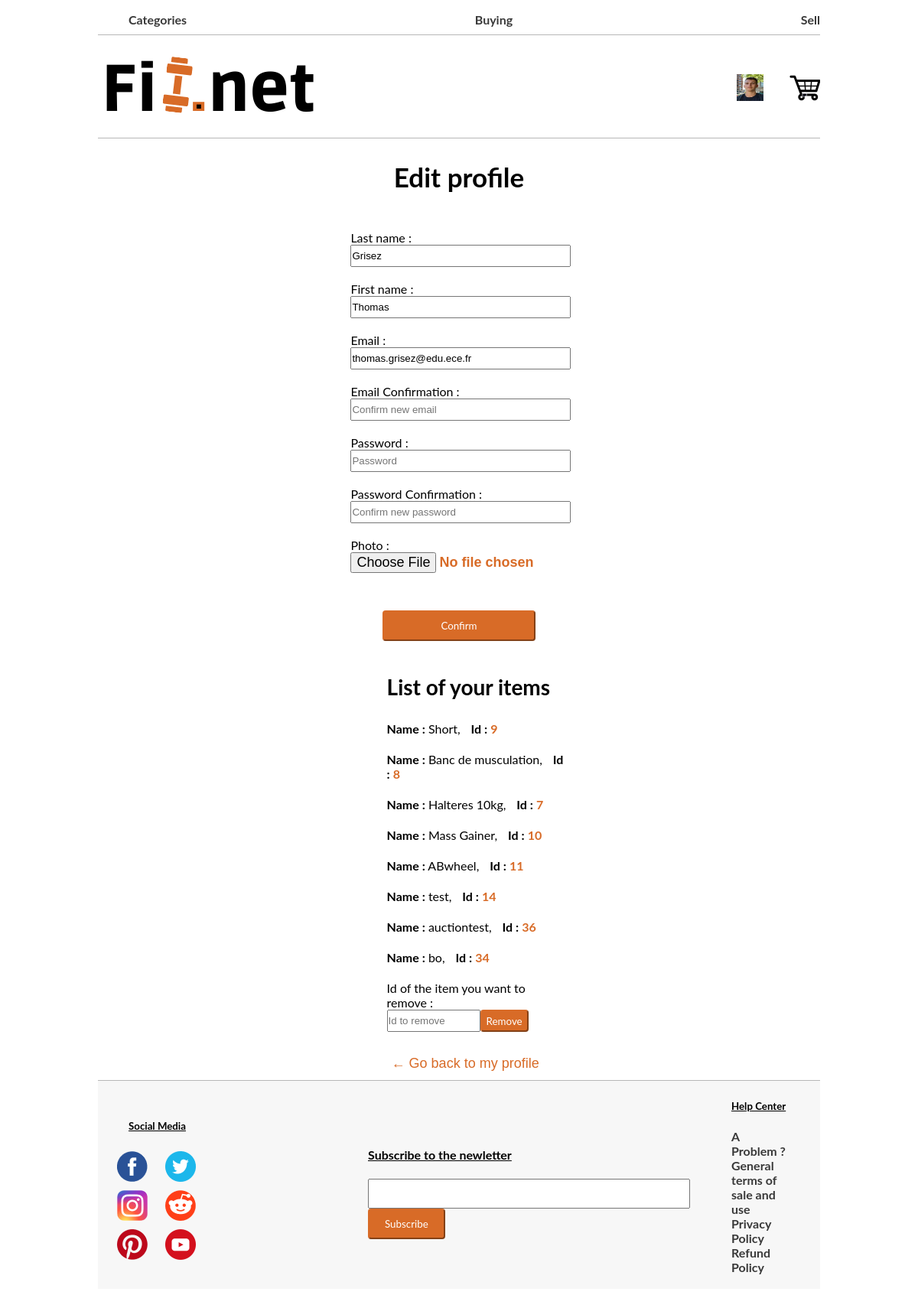
The page /PHP/editSeller.php (signed in) on the database as committed earlier.
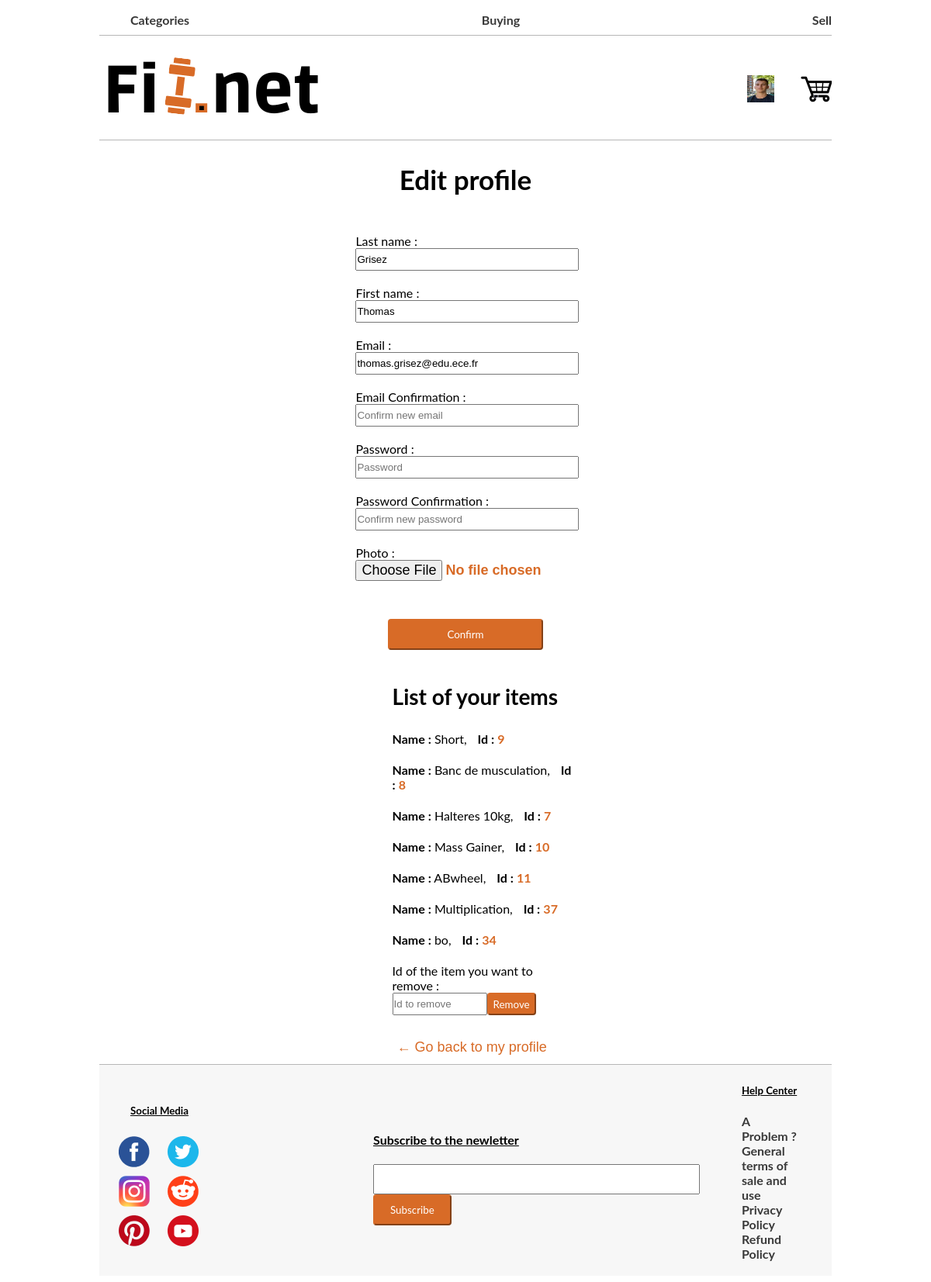
The same page on the database as committed later.
### tables this page shows
CREATE TABLE IF NOT EXISTS `items` (
  `id` int(11) NOT NULL AUTO_INCREMENT,
  `name` text NOT NULL,
  `description` text NOT NULL,
  `price` int(11) NOT NULL,
  `category` text NOT NULL,
  `photo1` text NOT NULL,
  `photo2` text NOT NULL,
  `photo3` text NOT NULL,
  `video` text NOT NULL,
  `quantity` int(11) NOT NULL,
  `type_of_selling` text NOT NULL,
  `id_seller` int(11) NOT NULL,
  PRIMARY KEY (`id`)
);

### PHP/editSeller.php (the view, shortened to what this page needs)
 <!DOCTYPE html>
<html>
<head>
</head>
<body>
    <?php include 'header.php'?>
    <?php
    $mysqli = new mysqli('127.0.0.1','root', '', 'fitnet', NULL) or die("Connect failed");
    $idseller = $_SESSION['id']."-%";
    $allProducts = array();
    $resultProducts = $mysqli->query("SELECT `id`,`name`,`photo1`,`photo2`,`photo3` FROM `items` WHERE `photo1` LIKE '$idseller'");
    if($resultProducts->num_rows > 0){
        while($row = $resultProducts->fetch_assoc()) {
            $product=array($row["id"],$row["name"],$row["photo1"],$row["photo2"],$row["photo3"]);
            $allProducts[]=$product;
        }
    }
    ?>
    <div class="profile"  align="center">
        <h2 style="font-size : 35px;">Edit profile</h2>
        <form action="" method="post" enctype="multipart/form-data">
            <div class="profile_information_change">
                <div class="form_part_of_profile_information" id="last_name_profile_information_bloc" align="left">
                    <label for="newlname">Last name :</label>
                    <input class="text_label_for_modify_profile" type="text" name="newlname" id="newlname" placeholder="Last name" value=<?=$_SESSION['lname']?>>
                </div>
                <br>
                <div class="form_part_of_profile_information" id="first_name_profile_information_bloc" align="left">
                    <label for="newfname">First name :</label>
                    <input class="text_label_for_modify_profile" type="text" name="newfname" id="newfname" placeholder="First name" value=<?=$_SESSION['fname']?>>
                </div>
                <br>
                <div class="form_part_of_profile_information" id="email_profile_information_bloc" align="left">
                    <label for="newmail">Email :</label>
                    <input class="text_label_for_modify_profile" type="email" name="newmail" id="newmail" placeholder="Email" value=<?=$_SESSION['email']?>>
                </div>
                <br>
                <div class="form_part_of_profile_information" id="confirm_email_profile_information_bloc" align="left">
                    <label for="newmail2">Email Confirmation :</label>
                    <input class="text_label_for_modify_profile" type="email" name="newmail2" id="newmail2" placeholder="Confirm new email">
                </div>
                <br>
                <div class="form_part_of_profile_information" id="password_profile_information_bloc" align="left">
                    <label for="newpw">Password :</label>
                    <input class="text_label_for_modify_profile" type="password" name="newpw" id="newpw" placeholder="Password">
                </div>
                <br>
                <div class="form_part_of_profile_information" id="confirm_pssword_profile_information_bloc" align="left">
                    <label for="newpw2">Password Confirmation :</label>
                    <input class="text_label_for_modify_profile" type="password" name="newpw2" id="newpw2" placeholder="Confirm new password">
                </div>
                <br>
                <div class="form_part_of_profile_information" id="picture_profile_information_bloc" align="left">
                    <label for="photo">Photo :</label>
                    <input id="select_a_picture_file" type='file' name="photo" id="photo">
                </div>
            </div>
            <br>
            <input class="button_validate_edit_profile" type="submit" value="Confirm">
        </form>
    </div>
    <div align="left" style="width: 25%; padding-left: 40%" >
        <?php
            if($resultProducts->num_rows > 0){
                echo "<h3 style='font-size : 28px; padding-top : 15px; '>List of your items</h3>";
                for ($row = 0; $row < $resultProducts->num_rows ; $row++) {
                    echo "<p style='padding-bottom : 5px; '><span style='padding-right : 10px;'><b>Name :</b> ".$allProducts[$row][1].",</span><span><b> Id :</b> <span style='color :#D86B27; font-weight : bolder;'>".$allProducts[$row][0]."</span></p>";
                  }
            }else{
                echo "<p style='font-size : 20px; font-weight : bold; padding-top : 15px; '>You have no items for sale </p><br>";
            }
        ?>
        <form action="" method="post">
            <label for="todelete">Id of the item you want to remove :</label>
            <div class="delete_an_item_menu">
                <input  class="text_label_for_delet_item_profile"  type="text" name="todelete" id="todelete" placeholder="Id to remove">
                <input  class="button_validate_delete_item_profile" type="submit" name="itemtodelete"value="Remove">
            </div>
        </form>
        <div style="padding-top: 30px; padding-bottom: 10px; " >
            <a href="sellerProfile.php"><button class="button_go_back_to_my_profile">← Go back to my profile</button></a>
        </div>
    </div>
    <?php include 'footer.php'?>
</body>
</html>

Rows that differ between the two databases and show on the page:
removed items: name "test", id "14"
removed items: name "auctiontest", id "36"
added items: name "Multiplication", id "37"
